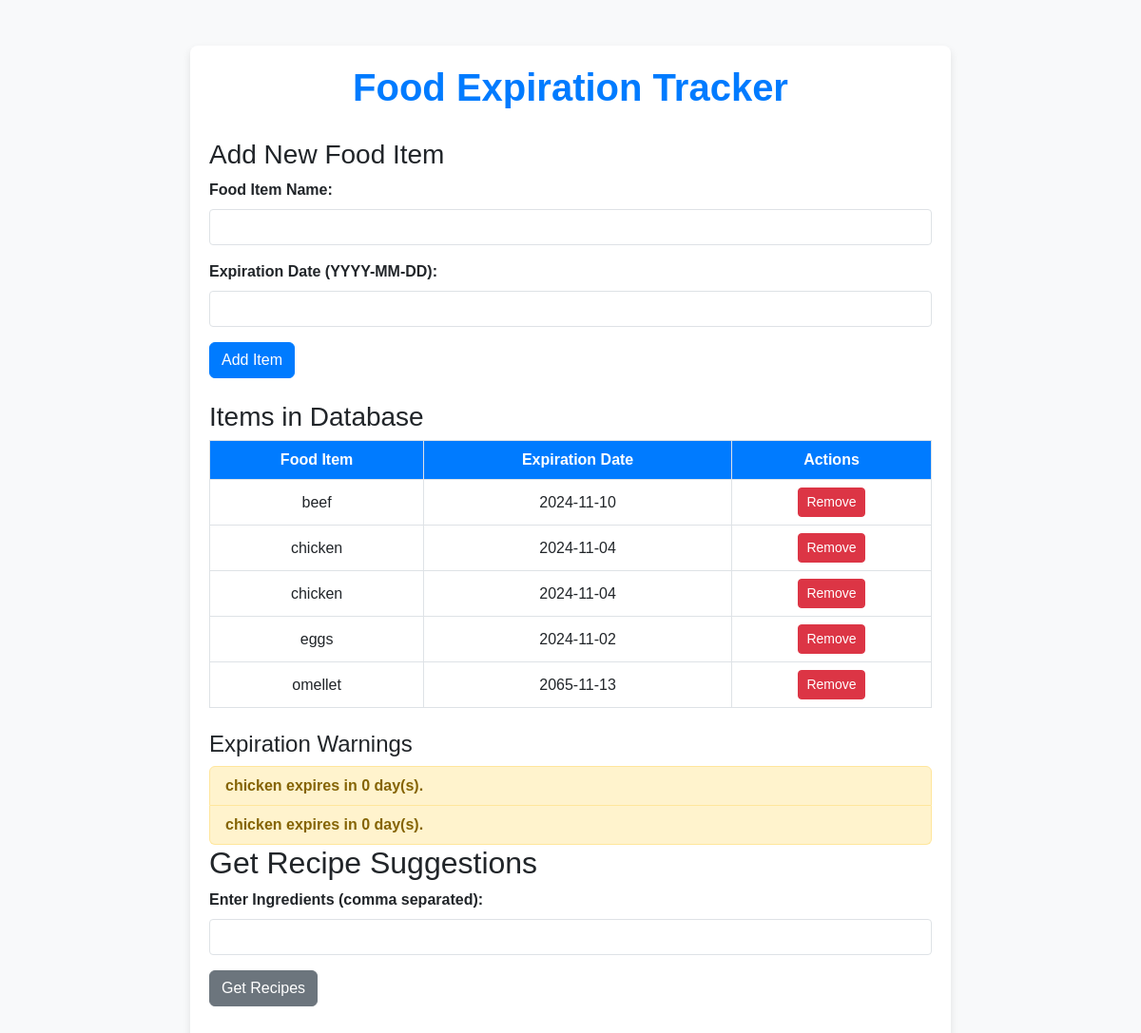
Before: / with the older database file.
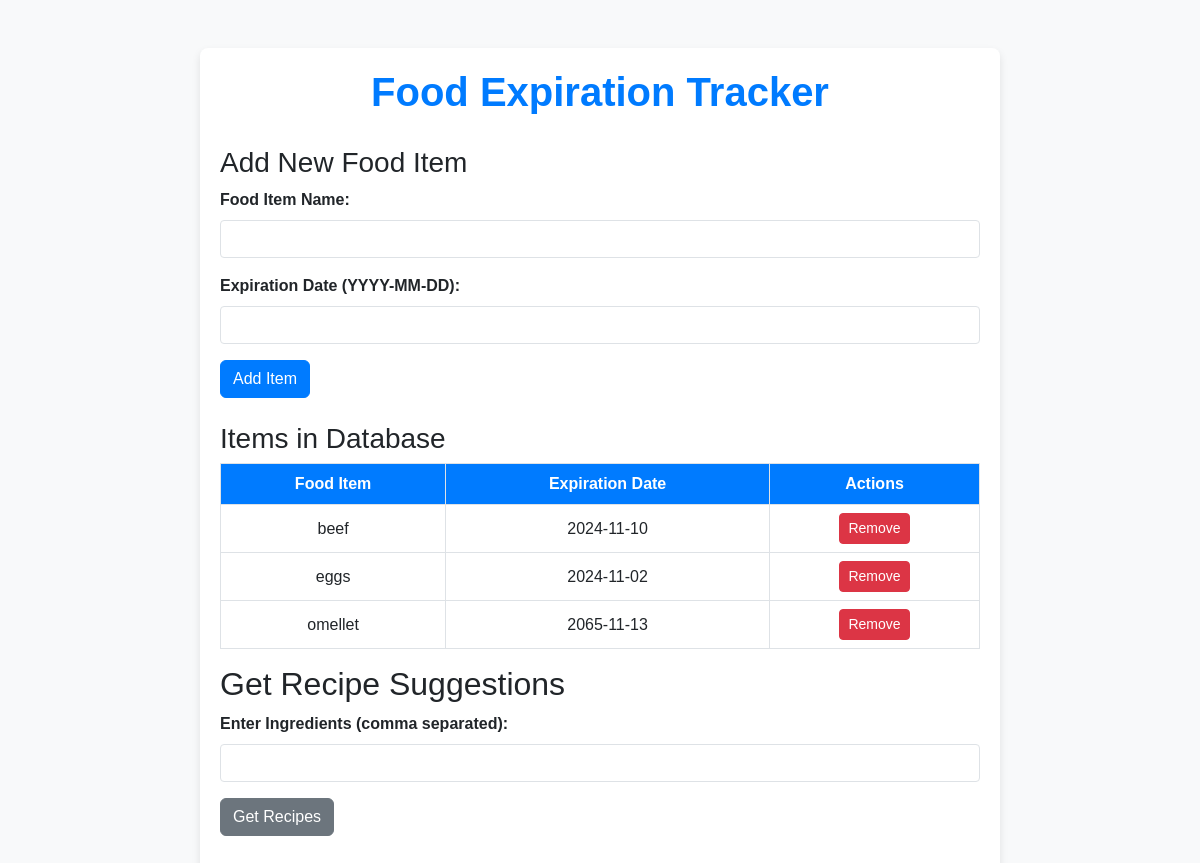
After: the same page with the newer database file.
### tables this page shows
CREATE TABLE food_items (
                        id INTEGER PRIMARY KEY AUTOINCREMENT,
                        name TEXT NOT NULL,
                        expiration_date TEXT NOT NULL);

### app.py (the view)
@app.route('/')
def index():
    conn = sqlite3.connect(DB_PATH)
    cursor = conn.cursor()
    cursor.execute("SELECT id, name, expiration_date FROM food_items")
    items = cursor.fetchall()
    conn.close()
    notifications = []
    today = datetime.today()
    for item_id, name, exp_date in items:
        days_left = (datetime.strptime(exp_date, "%Y-%m-%d") - today).days
        if 0 <= days_left <= 3:
            notifications.append(f"{name} expires in {days_left} day(s).")
    return render_template('index.html', items=items, notifications=notifications)

### templates/index.html (shortened to what this page needs)
<!DOCTYPE html>
<html lang="en">
<head>
    <link href="https://cdn.jsdelivr.net/npm/bootstrap@5.3.0-alpha1/dist/css/bootstrap.min.css" rel="stylesheet">
    <link href="{{ url_for('static', filename='style.css') }}" rel="stylesheet">
</head>
<body>
    <div class="container mt-5">
        <h1>Food Expiration Tracker</h1>
        <h3>Add New Food Item</h3>
        <form action="{{ url_for('add_item') }}" method="POST" class="mb-4">
            <div class="mb-3">
                <label for="name" class="form-label">Food Item Name:</label>
                <input type="text" name="name" id="name" class="form-control" required>
            </div>
            <div class="mb-3">
                <label for="expiration_date" class="form-label">Expiration Date (YYYY-MM-DD):</label>
                <input type="text" name="expiration_date" id="expiration_date" class="form-control" required>
            </div>
            <button type="submit" class="btn btn-primary">Add Item</button>
        </form>
        <h3>Items in Database</h3>
        <table class="table table-bordered">
            <thead>
                <tr>
                    <th>Food Item</th>
                    <th>Expiration Date</th>
                    <th>Actions</th>
                </tr>
            </thead>
            <tbody>
                {% for id, name, date in items %}
                    <tr>
                        <td>{{ name }}</td>
                        <td>{{ date }}</td>
                        <td>
                            <a href="{{ url_for('delete_item', item_id=id) }}" class="btn btn-danger btn-sm">Remove</a>
                        </td>
                    </tr>
                {% endfor %}
            </tbody>
        </table>
        {% if notifications %}
            <h4 class="mt-4">Expiration Warnings</h4>
            <ul class="list-group">
                {% for notification in notifications %}
                    <li class="list-group-item list-group-item-warning">{{ notification }}</li>
                {% endfor %}
            </ul>
        {% endif %}
        <h2>Get Recipe Suggestions</h2>
        <form id="ingredients-form" class="mb-4">
            <div class="mb-3">
                <label for="ingredients" class="form-label">Enter Ingredients (comma separated):</label>
                <input type="text" id="ingredients" class="form-control" required>
            </div>
            <button type="submit" class="btn btn-secondary">Get Recipes</button>
        </form>
    </div>
</body>
</html>

Changed rows visible on the page:
removed food_items: name "chicken", expiration_date "2024-11-04"
removed food_items: name "chicken", expiration_date "2024-11-04"
Other visible differences:
text no longer shown: "Expiration Warnings"
list line gone: "chicken expires in 0 day(s)."
